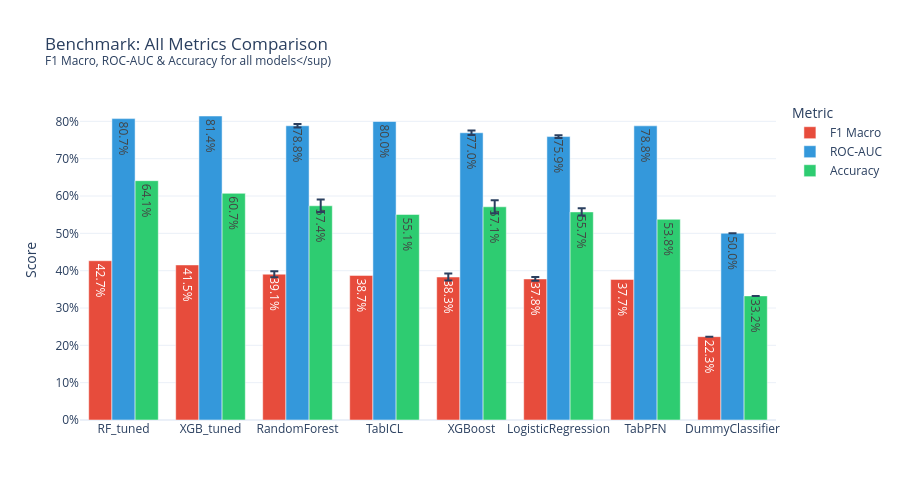

Notebook cell for this chart:
### Markdown cell above
## 4.2 ROC-AUC Comparison

### Code cell
# AUC + F1 Combined: Grouped Bar
metrics_long = []
for _, row in df_summary.iterrows():
    metrics_long.append({'model': row['model'], 'Metric': 'F1 Macro', 'Score': row['f1_mean'], 'Std': row['f1_std']})
    metrics_long.append({'model': row['model'], 'Metric': 'ROC-AUC', 'Score': row['auc_mean'], 'Std': row['auc_std']})
    metrics_long.append({'model': row['model'], 'Metric': 'Accuracy', 'Score': row['acc_mean'], 'Std': row['acc_std']})

ml_df = pd.DataFrame(metrics_long)

fig3 = px.bar(
    ml_df, x='model', y='Score', color='Metric', error_y='Std',
    barmode='group',
    title=f'Benchmark: All Metrics Comparison<br>'
          f'<sup>F1 Macro, ROC-AUC & Accuracy for all models</sup)',
    template='plotly_white',
    text_auto='.1%',
    color_discrete_map={'F1 Macro': '#e74c3c', 'ROC-AUC': '#3498db', 'Accuracy': '#2ecc71'},
    category_orders={'model': model_order[::-1]}
)
fig3.update_layout(yaxis_tickformat='.0%', xaxis_title=None, height=500)
show_and_save(fig3, "benchmark_all_metrics")

### Figure 1 — Plotly figure (JSON) as saved in the notebook; plotly's stock layout.template omitted (floating-point values rounded to 4 significant figures)
{"data": [{"alignmentgroup": "True", "error_y": {"array": [NaN, NaN, 0.007914, NaN, 0.009468, 0.004909, NaN, 0.0]}, "hovertemplate": "Metric=F1 Macro<br>model=%{x}<br>Score=%{y}<extra></extra>", "legendgroup": "F1 Macro", "marker": {"color": "#e74c3c", "pattern": {"shape": ""}}, "name": "F1 Macro", "offsetgroup": "F1 Macro", "orientation": "v", "showlegend": true, "textposition": "auto", "texttemplate": "%{y:.1%}", "type": "bar", "x": ["RF_tuned", "XGB_tuned", "RandomForest", "TabICL", "XGBoost", "LogisticRegression", "TabPFN", "DummyClassifier"], "xaxis": "x", "y": [0.4267, 0.4154, 0.3907, 0.3874, 0.383, 0.3779, 0.3766, 0.2233], "yaxis": "y"}, {"alignmentgroup": "True", "error_y": {"array": [NaN, NaN, 0.004436, NaN, 0.006323, 0.003931, NaN, 0.0]}, "hovertemplate": "Metric=ROC-AUC<br>model=%{x}<br>Score=%{y}<extra></extra>", "legendgroup": "ROC-AUC", "marker": {"color": "#3498db", "pattern": {"shape": ""}}, "name": "ROC-AUC", "offsetgroup": "ROC-AUC", "orientation": "v", "showlegend": true, "textposition": "auto", "texttemplate": "%{y:.1%}", "type": "bar", "x": ["RF_tuned", "XGB_tuned", "RandomForest", "TabICL", "XGBoost", "LogisticRegression", "TabPFN", "DummyClassifier"], "xaxis": "x", "y": [0.8074, 0.8144, 0.7882, 0.7997, 0.7695, 0.7592, 0.788, 0.5004], "yaxis": "y"}, {"alignmentgroup": "True", "error_y": {"array": [NaN, NaN, 0.01662, NaN, 0.01734, 0.009902, NaN, 0.0]}, "hovertemplate": "Metric=Accuracy<br>model=%{x}<br>Score=%{y}<extra></extra>", "legendgroup": "Accuracy", "marker": {"color": "#2ecc71", "pattern": {"shape": ""}}, "name": "Accuracy", "offsetgroup": "Accuracy", "orientation": "v", "showlegend": true, "textposition": "auto", "texttemplate": "%{y:.1%}", "type": "bar", "x": ["RF_tuned", "XGB_tuned", "RandomForest", "TabICL", "XGBoost", "LogisticRegression", "TabPFN", "DummyClassifier"], "xaxis": "x", "y": [0.6411, 0.6072, 0.5739, 0.5507, 0.5712, 0.5575, 0.5377, 0.3325], "yaxis": "y"}], "layout": {"barmode": "group", "height": 500, "legend": {"title": {"text": "Metric"}, "tracegroupgap": 0}, "title": {"text": "Benchmark: All Metrics Comparison<br><sup>F1 Macro, ROC-AUC & Accuracy for all models</sup)"}, "xaxis": {"anchor": "y", "categoryarray": ["RF_tuned", "XGB_tuned", "RandomForest", "TabICL", "XGBoost", "LogisticRegression", "TabPFN", "DummyClassifier"], "categoryorder": "array", "domain": [0, 1], "title": {}}, "yaxis": {"anchor": "x", "domain": [0, 1], "tickformat": ".0%", "title": {"text": "Score"}}}}
